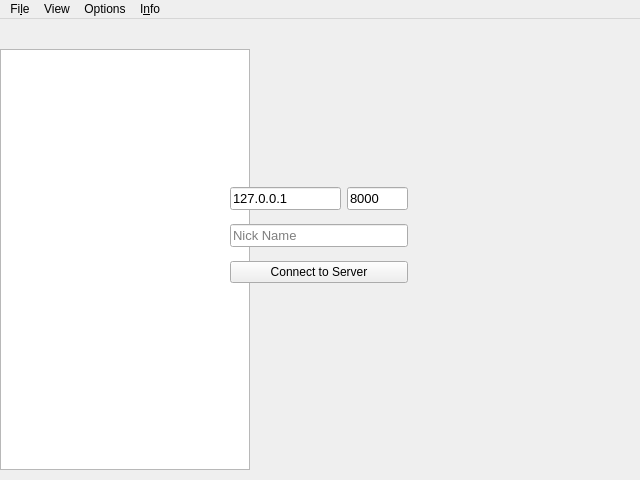
<?xml version="1.0" encoding="UTF-8"?>
<ui version="4.0">
 <class>MainWindow</class>
 <widget class="QMainWindow" name="MainWindow">
  <property name="windowModality">
   <enum>Qt::NonModal</enum>
  </property>
  <property name="enabled">
   <bool>true</bool>
  </property>
  <property name="geometry">
   <rect>
    <x>0</x>
    <y>0</y>
    <width>640</width>
    <height>480</height>
   </rect>
  </property>
  <property name="minimumSize">
   <size>
    <width>640</width>
    <height>480</height>
   </size>
  </property>
  <property name="contextMenuPolicy">
   <enum>Qt::DefaultContextMenu</enum>
  </property>
  <property name="windowTitle">
   <string>RSA Chat</string>
  </property>
  <property name="layoutDirection">
   <enum>Qt::LeftToRight</enum>
  </property>
  <property name="tabShape">
   <enum>QTabWidget::Rounded</enum>
  </property>
  <property name="dockNestingEnabled">
   <bool>false</bool>
  </property>
  <widget class="QWidget" name="centralwidget">
   <property name="enabled">
    <bool>true</bool>
   </property>
   <widget class="QSplitter" name="splitter">
    <property name="geometry">
     <rect>
      <x>0</x>
      <y>0</y>
      <width>640</width>
      <height>451</height>
     </rect>
    </property>
    <property name="midLineWidth">
     <number>0</number>
    </property>
    <property name="orientation">
     <enum>Qt::Horizontal</enum>
    </property>
    <property name="opaqueResize">
     <bool>true</bool>
    </property>
    <property name="handleWidth">
     <number>0</number>
    </property>
    <property name="childrenCollapsible">
     <bool>false</bool>
    </property>
    <widget class="QSplitter" name="splitterVer">
     <property name="orientation">
      <enum>Qt::Vertical</enum>
     </property>
     <property name="opaqueResize">
      <bool>false</bool>
     </property>
     <property name="handleWidth">
      <number>0</number>
     </property>
     <property name="childrenCollapsible">
      <bool>false</bool>
     </property>
     <widget class="QFrame" name="frame">
      <property name="minimumSize">
       <size>
        <width>0</width>
        <height>30</height>
       </size>
      </property>
      <property name="maximumSize">
       <size>
        <width>250</width>
        <height>30</height>
       </size>
      </property>
      <property name="frameShape">
       <enum>QFrame::NoFrame</enum>
      </property>
      <property name="frameShadow">
       <enum>QFrame::Raised</enum>
      </property>
      <widget class="QLabel" name="labelYourID">
       <property name="geometry">
        <rect>
         <x>0</x>
         <y>0</y>
         <width>200</width>
         <height>30</height>
        </rect>
       </property>
       <property name="frameShape">
        <enum>QFrame::NoFrame</enum>
       </property>
       <property name="text">
        <string/>
       </property>
       <property name="alignment">
        <set>Qt::AlignCenter</set>
       </property>
      </widget>
     </widget>
     <widget class="QListWidget" name="listWidgetRooms">
      <property name="minimumSize">
       <size>
        <width>142</width>
        <height>0</height>
       </size>
      </property>
      <property name="maximumSize">
       <size>
        <width>250</width>
        <height>16777215</height>
       </size>
      </property>
      <property name="font">
       <font>
        <pointsize>12</pointsize>
       </font>
      </property>
      <property name="contextMenuPolicy">
       <enum>Qt::DefaultContextMenu</enum>
      </property>
      <property name="verticalScrollBarPolicy">
       <enum>Qt::ScrollBarAsNeeded</enum>
      </property>
      <property name="horizontalScrollBarPolicy">
       <enum>Qt::ScrollBarAlwaysOff</enum>
      </property>
      <property name="sizeAdjustPolicy">
       <enum>QAbstractScrollArea::AdjustIgnored</enum>
      </property>
      <property name="editTriggers">
       <set>QAbstractItemView::DoubleClicked|QAbstractItemView::EditKeyPressed</set>
      </property>
      <property name="tabKeyNavigation">
       <bool>false</bool>
      </property>
      <property name="dragEnabled">
       <bool>false</bool>
      </property>
      <property name="selectionMode">
       <enum>QAbstractItemView::SingleSelection</enum>
      </property>
      <property name="currentRow">
       <number>-1</number>
      </property>
      <property name="sortingEnabled">
       <bool>false</bool>
      </property>
     </widget>
    </widget>
    <widget class="QStackedWidget" name="stackedWidgetChats">
     <property name="minimumSize">
      <size>
       <width>0</width>
       <height>0</height>
      </size>
     </property>
     <property name="frameShape">
      <enum>QFrame::NoFrame</enum>
     </property>
     <property name="currentIndex">
      <number>-1</number>
     </property>
    </widget>
   </widget>
   <widget class="QFrame" name="frameConnect">
    <property name="geometry">
     <rect>
      <x>220</x>
      <y>150</y>
      <width>200</width>
      <height>130</height>
     </rect>
    </property>
    <property name="frameShape">
     <enum>QFrame::NoFrame</enum>
    </property>
    <property name="frameShadow">
     <enum>QFrame::Raised</enum>
    </property>
    <widget class="QWidget" name="layoutWidget">
     <property name="geometry">
      <rect>
       <x>10</x>
       <y>10</y>
       <width>180</width>
       <height>112</height>
      </rect>
     </property>
     <layout class="QGridLayout" name="gridLayout">
      <item row="0" column="0">
       <widget class="QLineEdit" name="lineEditHost">
        <property name="maximumSize">
         <size>
          <width>111</width>
          <height>16777215</height>
         </size>
        </property>
        <property name="font">
         <font>
          <pointsize>10</pointsize>
          <weight>50</weight>
          <italic>false</italic>
          <bold>false</bold>
         </font>
        </property>
        <property name="inputMask">
         <string/>
        </property>
        <property name="text">
         <string>127.0.0.1</string>
        </property>
        <property name="maxLength">
         <number>32767</number>
        </property>
        <property name="placeholderText">
         <string>Host</string>
        </property>
       </widget>
      </item>
      <item row="0" column="1">
       <widget class="QLineEdit" name="lineEditPort">
        <property name="maximumSize">
         <size>
          <width>61</width>
          <height>16777215</height>
         </size>
        </property>
        <property name="font">
         <font>
          <pointsize>10</pointsize>
          <weight>50</weight>
          <italic>false</italic>
          <bold>false</bold>
         </font>
        </property>
        <property name="text">
         <string>8000</string>
        </property>
        <property name="maxLength">
         <number>8</number>
        </property>
        <property name="placeholderText">
         <string>Port</string>
        </property>
       </widget>
      </item>
      <item row="1" column="0" colspan="2">
       <widget class="QLineEdit" name="lineEditNickName">
        <property name="maximumSize">
         <size>
          <width>181</width>
          <height>16777215</height>
         </size>
        </property>
        <property name="font">
         <font>
          <pointsize>10</pointsize>
          <weight>50</weight>
          <italic>false</italic>
          <bold>false</bold>
         </font>
        </property>
        <property name="autoFillBackground">
         <bool>false</bool>
        </property>
        <property name="styleSheet">
         <string notr="true"/>
        </property>
        <property name="text">
         <string/>
        </property>
        <property name="maxLength">
         <number>20</number>
        </property>
        <property name="frame">
         <bool>true</bool>
        </property>
        <property name="dragEnabled">
         <bool>false</bool>
        </property>
        <property name="placeholderText">
         <string>Nick Name</string>
        </property>
       </widget>
      </item>
      <item row="2" column="0" colspan="2">
       <widget class="QPushButton" name="pushButtonConnect">
        <property name="text">
         <string>Connect to Server</string>
        </property>
       </widget>
      </item>
     </layout>
    </widget>
   </widget>
  </widget>
  <widget class="QMenuBar" name="menubar">
   <property name="geometry">
    <rect>
     <x>0</x>
     <y>0</y>
     <width>640</width>
     <height>30</height>
    </rect>
   </property>
   <widget class="QMenu" name="menuConnect">
    <property name="title">
     <string>Fi&amp;le</string>
    </property>
    <addaction name="actionConnect"/>
    <addaction name="actionDisconnect"/>
    <addaction name="actionExit"/>
   </widget>
   <widget class="QMenu" name="menuKeys">
    <property name="enabled">
     <bool>true</bool>
    </property>
    <property name="title">
     <string>Options</string>
    </property>
    <addaction name="actionMy_keys"/>
    <addaction name="actionLog"/>
   </widget>
   <widget class="QMenu" name="menuInfo">
    <property name="title">
     <string>I&amp;nfo</string>
    </property>
    <addaction name="actionAbout"/>
   </widget>
   <widget class="QMenu" name="menuView">
    <property name="title">
     <string>View</string>
    </property>
    <addaction name="actionShow_Rooms"/>
   </widget>
   <addaction name="menuConnect"/>
   <addaction name="menuView"/>
   <addaction name="menuKeys"/>
   <addaction name="menuInfo"/>
  </widget>
  <action name="actionMy_keys">
   <property name="text">
    <string>&amp;My keys</string>
   </property>
  </action>
  <action name="actionKey_Rooms">
   <property name="enabled">
    <bool>true</bool>
   </property>
   <property name="text">
    <string>&amp;Room keys</string>
   </property>
  </action>
  <action name="actionServer_keys">
   <property name="enabled">
    <bool>false</bool>
   </property>
   <property name="text">
    <string>&amp;Server keys</string>
   </property>
  </action>
  <action name="actionClient_keys">
   <property name="text">
    <string>Client keys</string>
   </property>
  </action>
  <action name="actionConnect">
   <property name="text">
    <string>&amp;Connect</string>
   </property>
  </action>
  <action name="actionExit">
   <property name="text">
    <string>&amp;Exit</string>
   </property>
  </action>
  <action name="actionAbout">
   <property name="checkable">
    <bool>false</bool>
   </property>
   <property name="text">
    <string>&amp;About</string>
   </property>
  </action>
  <action name="actionDisconnect">
   <property name="enabled">
    <bool>false</bool>
   </property>
   <property name="text">
    <string>&amp;Disconnect</string>
   </property>
  </action>
  <action name="actionGeneration">
   <property name="text">
    <string>&amp;Generation</string>
   </property>
  </action>
  <action name="actionClear">
   <property name="text">
    <string>&amp;Clear</string>
   </property>
  </action>
  <action name="actionGenerator_Random">
   <property name="text">
    <string>&amp;Generator Random</string>
   </property>
  </action>
  <action name="actionLog">
   <property name="text">
    <string>&amp;Log</string>
   </property>
  </action>
  <action name="actionShow_Rooms">
   <property name="checkable">
    <bool>true</bool>
   </property>
   <property name="checked">
    <bool>true</bool>
   </property>
   <property name="text">
    <string>&amp;Show Rooms</string>
   </property>
  </action>
 </widget>
 <resources/>
 <connections/>
</ui>
